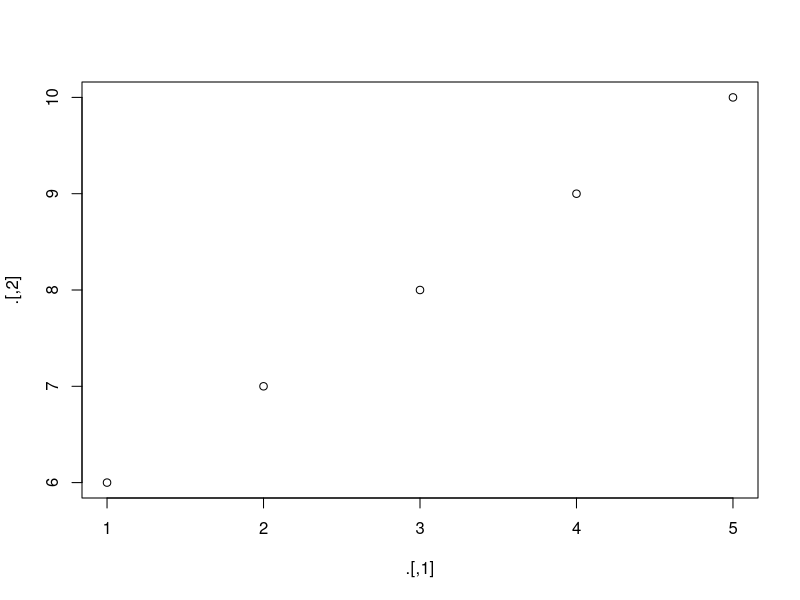
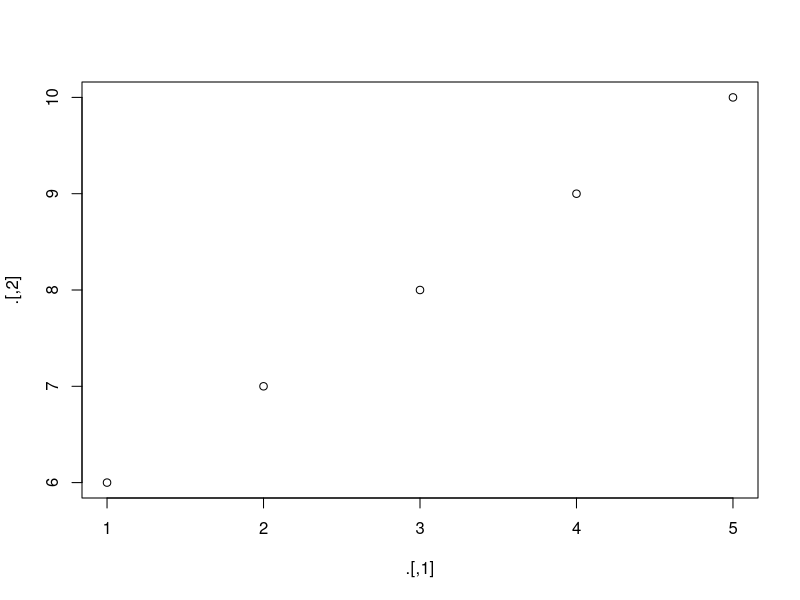

Recreate these plots in R, in order.
library(tidyverse)
library(magrittr)
mpg1 <- select(mpg,cty, hwy)
mpg2 <- mutate(mpg1, new = cty + hwy)
mpg3 <- filter(mpg2, new > 50)

mpg4 <- filter(
  mutate(
    select(mpg, cty, hwy)
    , new = cty + hwy), new > 50)

mpg5 <- select(mpg, cty, hwy) %>%
  mutate(new = cty + hwy) %>%
  filter(new > 50)

# pipes more than 10 steps.
# multiple inputs or outputs.
# complex dependency structure.

library(magrittr)
c(1:10) %>%
  matrix(ncol = 2) %>%
  plot() %>%
  sum()

c(1:10) %>%
  matrix(ncol = 2) %T>%
  plot() %>% sum()


mpg %$% t.test(cty, hwy)

mpg1 <- mpg
mpg1 <- mpg1 %>% select(cty, hwy)
mpg1 %<>% select(cty, hwy)
